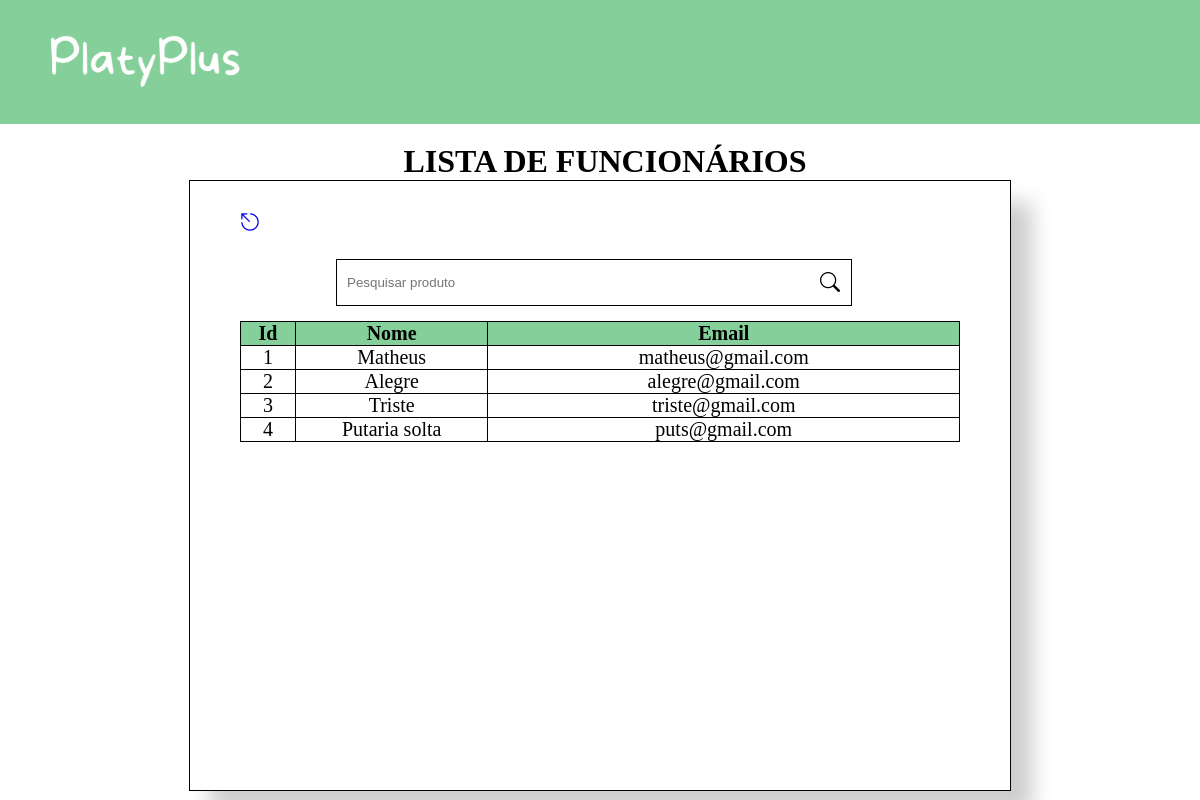
The page /funcionario/lista on the database its author committed.
### models.py (models this page shows, shortened)
class Funcionario(Base):
    __tablename__ = 'funcionarios'
    funcionario_id = Column(Integer, primary_key=True, unique=True)
    nome_funcionario = Column(String(80), nullable=False, index=True)
    email_funcionario = Column(String(80), nullable=False, index=True)
    senha_funcionario = Column(String(80), nullable=False, index=True)
    def serialize_funcionario(self):
        dados_funcionario = {
            "funcionario_id": self.funcionario_id,
            "nome_funcionario": self.nome_funcionario,
            "email_funcionario": self.email_funcionario,
            "senha_funcionario": self.senha_funcionario
        }
        return dados_funcionario

### app.py (the view)
@app.route('/funcionario/lista')
def funcionario():
    lista_funcionario = select(Funcionario).select_from(Funcionario)
    lista_funcionario = db_session.execute(lista_funcionario).scalars()
    listaFuncionario = []
    for funcionario in lista_funcionario:
        listaFuncionario.append(funcionario.serialize_funcionario())
    print(listaFuncionario)
    return render_template('funcionario.html', var_funcionarios=listaFuncionario)

### templates/funcionario.html (shortened to what this page needs)
<!DOCTYPE html>
<html lang="pt-br">
<head>
    <link rel="stylesheet" href="/static/funcionario.css">
    <link rel="stylesheet" href="https://cdn.jsdelivr.net/npm/bootstrap-icons@1.10.3/font/bootstrap-icons.css">
</head>
<body>
<header>
    <div class="logo">
        <a href="{{ url_for('inicial') }}">
            <img src="/static/img/PlatyPlusWhite.png">
        </a>
    </div>
</header>
<div class="container">
    <h1>LISTA DE FUNCIONÁRIOS</h1>
    <div class="box">
        <div class="esc">
            <a href="{{ url_for('inicial') }}">
                <i class="bi bi-escape"></i>
            </a>
        </div>
        <form class="search-container">
            <input type="text" id="search-bar" placeholder="Pesquisar produto">
            <i class="bi bi-search"></i>
        </form>
        <table>
            <tr class="categorias">
                <th class="id">Id</th>
                <th class="id">Nome</th>
                <th class="id">Email</th>
                {% for funcionario in var_funcionarios %}
                    <tr>
                        <td>{{ funcionario.funcionario_id }}</td>
                        <td>{{ funcionario.nome_funcionario }}</td>
                        <td>{{ funcionario.email_funcionario }}</td>
                    </tr>
                {% endfor %}
            </tr>
        </table>
    </div>
</div>
</body>
</html>

### static/funcionario.css (style rules this page uses)
* { margin: 0; padding: 0; }
.container { display: flex; flex-direction: column; justify-content: center; align-items: center; height: calc(100vh - 124px); }
a { text-decoration: none; }
h1 { padding-left: 10px; margin-top: 10px; }
header { background-color: #84cf9a; display: flex; padding: 30px 40px; }
.logo>a>img { height: 60px; }
.box { background-color: #ffffff; display: flex; align-items: center; flex-direction: column; row-gap: 15px; padding-left: 50px; padding-right: 50px; width: 60%; height: 90%; border: 1px solid black; box-shadow: 21px 22px 20px rgba(0, 0, 0, 0.2); font-size: 20px; }
.esc { width: 100%; display: flex; margin-top: 30px; }
form>i { padding: 12px; position: absolute; }
form { display: flex; flex-direction: column; justify-content: center; align-items: end; margin-top: 10px; width: 70%; }
table { width: 100%; border: 1px solid black; border-collapse: collapse; }
td { text-align: center; border: 1px solid black; }
th { background-color: #84cf9a; border: 1px solid black; }
.id { width: 10px; }

### rows shown on the page
Funcionario: funcionario_id "1", nome_funcionario "Matheus", email_funcionario "matheus@gmail.com"
Funcionario: funcionario_id "2", nome_funcionario "Alegre", email_funcionario "alegre@gmail.com"
Funcionario: funcionario_id "3", nome_funcionario "Triste", email_funcionario "triste@gmail.com"
Funcionario: funcionario_id "4", nome_funcionario "Putaria solta", email_funcionario "puts@gmail.com"
